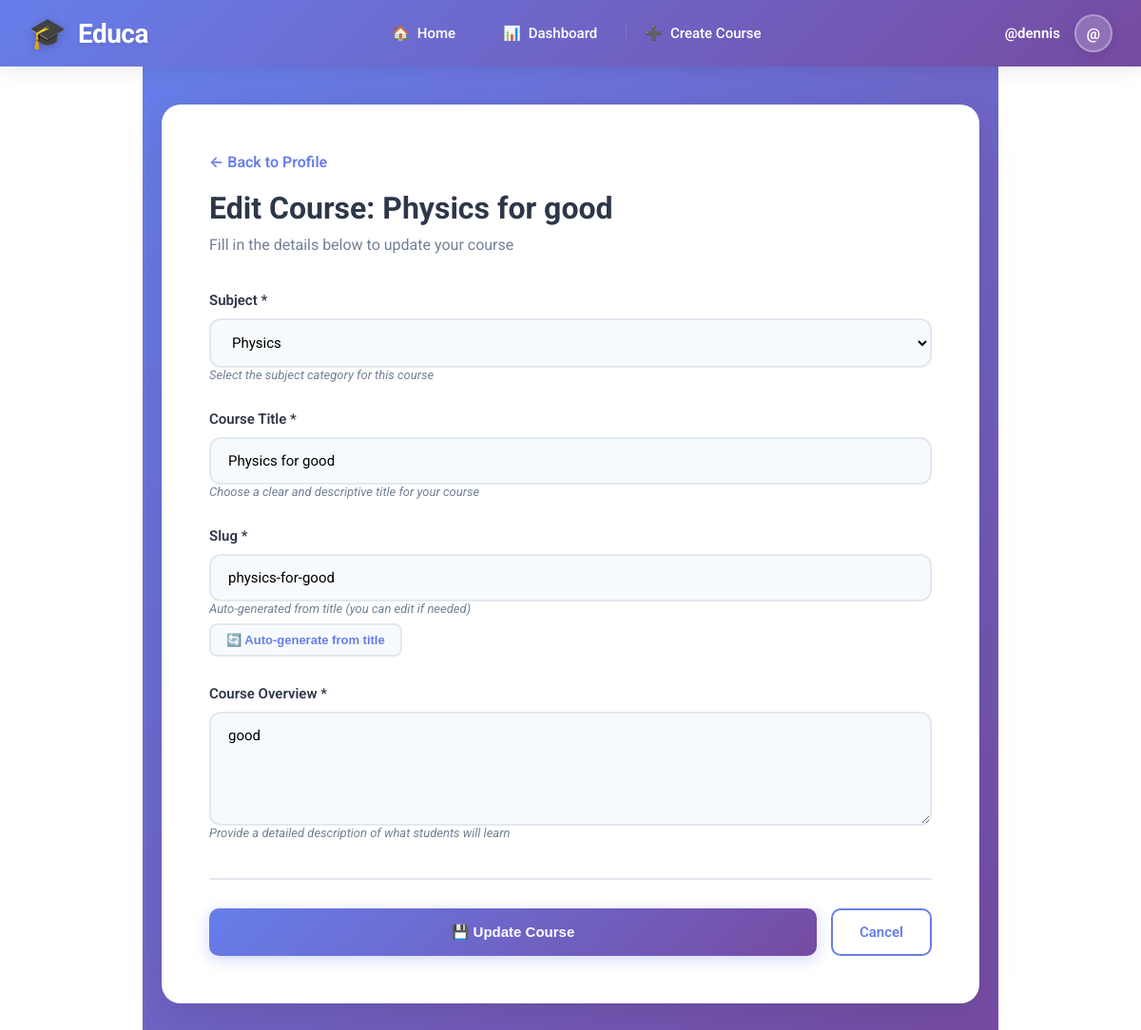
Screenshot of /course/2/edit/ (signed in) with the database file from the repository.
### courses/models.py (models this page shows, shortened)
class Course(models.Model):
    owner = models.ForeignKey(User,
                              related_name='courses_created',
                              on_delete=models.CASCADE)
    subject = models.ForeignKey(Subject,
                                related_name='courses',
                                on_delete=models.CASCADE)
    title = models.CharField(max_length=200)
    slug = models.SlugField(max_length=200, unique=True)
    overview = models.TextField()
    created = models.DateTimeField(auto_now_add=True)
    class Meta:
        ordering = ['-created']

### courses/views.py (the view)
# urls.py: path('course/<int:course_id>/edit/', views.course_edit, name='course_edit'),
@login_required
def course_edit(request, course_id):
    course = get_object_or_404(Course, id=course_id, owner=request.user)
    if request.method == 'POST':
        form = CourseForm(request.POST, instance=course)
        if form.is_valid():
            form.save()
            messages.success(request, f'Course "{course.title}" has been updated successfully!')
            return redirect('course_detail', course_id=course.id)
    else:
        form = CourseForm(instance=course)
    return render(request, 'courses/course_form.html', {
        'form': form,
        'course': course,
        'title': f'Edit Course: {course.title}'
    })

### courses/forms.py
class CourseForm(forms.ModelForm):
    class Meta:
        model = Course
        fields = ['subject', 'title', 'slug', 'overview']
        widgets = {
            'title': forms.TextInput(attrs={
                'class': 'form-control',
                'placeholder': 'Enter course title'
            }),
            'slug': forms.TextInput(attrs={
                'class': 'form-control',
                'placeholder': 'Enter course slug (e.g., python-basics)'
            }),
            'overview': forms.Textarea(attrs={
                'class': 'form-control',
                'placeholder': 'Describe what students will learn in this course',
                'rows': 5
            }),
            'subject': forms.Select(attrs={
                'class': 'form-control'
            })
        }
    def __init__(self, *args, **kwargs):
        super().__init__(*args, **kwargs)
        for field in self.fields.values():
            field.required = True

### courses/models.py (called while the page is built)
    def __str__(self):
        return self.title

### courses/templates/courses/course_form.html (shortened to what this page needs)
{% extends "base.html" %}
{% load static %}
{% block content %}
<div class="course-form-wrapper">
    <div class="form-container">
        <a href="{% url 'profile' %}" class="back-link">
            ← Back to Profile
        </a>
        <div class="form-header">
            <h1>{{ title }}</h1>
            <p>Fill in the details below to {% if course %}update{% else %}create{% endif %} your course</p>
        </div>
        <form method="post">
            <div class="form-group">
                <label for="{{ form.subject.id_for_label }}">Subject *</label>
                {{ form.subject }}
                <span class="help-text">Select the subject category for this course</span>
            </div>
            <div class="form-group">
                <label for="{{ form.title.id_for_label }}">Course Title *</label>
                {{ form.title }}
                <span class="help-text">Choose a clear and descriptive title for your course</span>
            </div>
            <div class="form-group">
                <label for="{{ form.slug.id_for_label }}">Slug *</label>
                {{ form.slug }}
                <span class="help-text">Auto-generated from title (you can edit if needed)</span>
            </div>
            <div class="form-group">
                <label for="{{ form.overview.id_for_label }}">Course Overview *</label>
                {{ form.overview }}
                <span class="help-text">Provide a detailed description of what students will learn</span>
            </div>
            <div class="form-actions">
                <button type="submit" class="btn btn-primary">
                    {% if course %}💾 Update Course{% else %}✨ Create Course{% endif %}
                </button>
                <a href="{% url 'profile' %}" class="btn btn-secondary">Cancel</a>
            </div>
        </form>
    </div>
</div>
{% endblock %}

### courses/templates/base.html (shortened to what this page needs)
{% load static %}
<!DOCTYPE html>
<html>
  <head>
    <link href="{% static "css/base.css" %}" rel="stylesheet">
  </head>
  <body>
    <nav class="top-navbar" id="navbar">
      <div class="navbar-container">
        <a href="{% url 'home' %}" class="navbar-logo">
          <span class="logo-icon">🎓</span>
          <span class="logo-text">Educa</span>
        </a>
        <ul class="navbar-menu" id="navbarMenu">
          <li><a href="{% url 'home' %}" class="nav-link {% if request.resolver_match.url_name == 'home' %}active{% endif %}">
            <span>🏠</span> Home
          </a></li>
          {% if request.user.is_authenticated %}
            <li><a href="{% url 'profile' %}" class="nav-link {% if request.resolver_match.url_name == 'profile' %}active{% endif %}">
              <span>📊</span> Dashboard
            </a></li>
            <li><a href="{% url 'course_create' %}" class="nav-link">
              <span>➕</span> Create Course
            </a></li>
          {% endif %}
        </ul>
        <div class="navbar-user">
          {% if request.user.is_authenticated %}
            <span class="user-name">{{ request.user.username }}</span>
            <div class="dropdown">
              <div class="user-avatar">{{ request.user.username|slice:":1"|upper }}</div>
            </div>
          {% else %}
            <a href="{% url 'login' %}" class="btn-navbar btn-outline">Sign In</a>
            <a href="{% url 'signup' %}" class="btn-navbar">Get Started</a>
          {% endif %}
        </div>
      </div>
    </nav>
    <div class="page-content">
      <div id="content">
        {% block content %}
        {% endblock %}
      </div>
    </div>
  </body>
</html>

### courses/static/css/base.css (style rules this page uses)
body { margin:0; font-family:'Roboto', sans-serif; font-weight:400; color:#333; }
a { color:#3fad37; text-decoration:none; }
ul { float:left; }
h1, h2, h3, h4, h5, h6 { font-family:'Roboto', sans-serif; font-weight:300; }
h1 { background:#efefef; width:100%; overflow:auto; padding:20px 0 20px 40px; margin:0; }
label { float:left; clear:both; margin:0 0 8px 0; }
input, select, textarea { border:1px solid #ccc; border-bottom:3px solid #ccc; padding:8px 12px; font-size:16px; font-family:'Roboto', sans-serif; float:left; clear:both; width:300px; }
textarea { height:80px; }
select { width:324px; }

### courses/templates/base.html (style rules this page uses)
* { margin: 0; padding: 0; box-sizing: border-box; }
body { font-family: 'Roboto', -apple-system, BlinkMacSystemFont, 'Segoe UI', sans-serif; margin: 0; padding: 0; }
.top-navbar { background: linear-gradient(135deg, #667eea 0%, #764ba2 100%); box-shadow: 0 2px 20px rgba(0, 0, 0, 0.1); position: sticky; top: 0; z-index: 1000; transition: all 0.3s ease; }
.navbar-container { max-width: 1400px; margin: 0 auto; padding: 0 30px; display: flex; align-items: center; justify-content: space-between; height: 70px; }
.navbar-logo { display: flex; align-items: center; gap: 12px; text-decoration: none; transition: transform 0.3s ease; }
.logo-icon { font-size: 32px; filter: drop-shadow(0 2px 4px rgba(0, 0, 0, 0.2)); }
.logo-text { color: white; font-size: 28px; font-weight: 700; letter-spacing: -0.5px; text-shadow: 0 2px 4px rgba(0, 0, 0, 0.1); }
.navbar-menu { display: flex; align-items: center; gap: 10px; list-style: none; }
.navbar-menu li { position: relative; }
.nav-link { color: white; text-decoration: none; padding: 10px 20px; border-radius: 10px; font-weight: 500; font-size: 15px; transition: all 0.3s ease; display: flex; align-items: center; gap: 8px; position: relative; overflow: hidden; }
.nav-link::before { content: ''; position: absolute; top: 0; left: 0; right: 0; bottom: 0; background: rgba(255, 255, 255, 0.1); transform: translateX(-100%); transition: transform 0.3s ease; }
.navbar-user { display: flex; align-items: center; gap: 15px; }
.user-avatar { width: 40px; height: 40px; border-radius: 50%; background: rgba(255, 255, 255, 0.2); display: flex; align-items: center; justify-content: center; color: white; font-weight: 700; font-size: 16px; border: 2px solid rgba(255, 255, 255, 0.3); cursor: pointer; transition: all 0.3s ease; box-shadow: 0 4px 15px rgba(0, 0, 0, 0.1); }
.user-name { color: white; font-weight: 600; font-size: 15px; display: none; }
.dropdown { position: relative; }
@media (min-width: 768px) { .user-name { display: block; } }
.top-navbar { animation: slideDown 0.5s ease-out; }
.page-content { min-height: calc(100vh - 70px); }

### rows the page displays
Course: subject "Physics", title "Physics for good", slug "physics-for-good", overview "good"

### other values shown
{{ request.user.username }} "@dennis"
{{ request.user.username|slice:":1"|upper }} "@"
{{ title }} "Edit Course: Physics for good"
